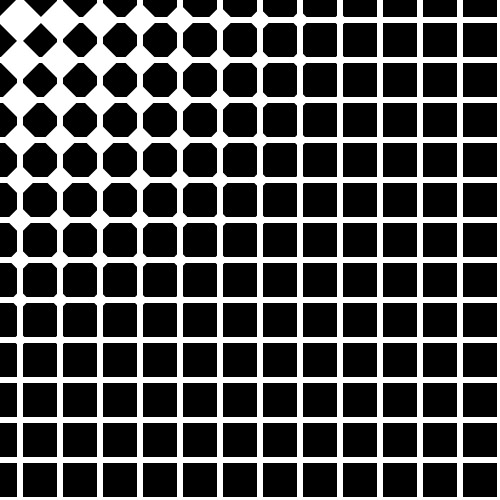
Frame 1 (no input)
Frame 60 (the mouse pressed at the canvas centre just before this capture): identical to frame 1, image omitted
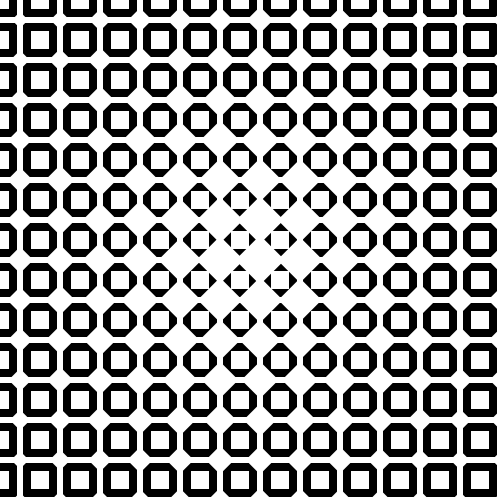
Frame 120 (the mouse held since frame 60 and released just before this capture)

The Processing sketch that drew these frames (run headless with seeded random() and noise(); from frame 60 on, the mouse is pressed at the canvas centre):

// Processing sketch: processing_58109
// ── processing_58109.pde

// Created by Woon Hyun Bae
// Arch 6509 Beyond Measurement: Generative Modeling in Architecture and Urbanism
// Department of Architecture, AAP, Cornell University


void setup() {
  size (500, 500);
  smooth();
  background(255);
}


void draw () {
  // base grid, black represents square blocks ready to be cut
  noStroke();
  for (int x=0;  x < width; x=x+40) {
    for (int y=0; y < height; y=y+40) {
      fill(0);
      rect (x, y, 34, 34);
      rectMode(CENTER);

      // adding offset squares in white in the center of black, representing voids within barcelona blocks
      if (mousePressed) {
        noStroke();
        fill(255);
        rect(x, y, 18, 18);
      }
    }
  }

  // diamonds in white cutting away at black squares, transforms squares to octagons to diamonds
  float d;
  fill(255);
  noStroke();
  // cutting diamonds respond to cursor - further away from cursor, the smaller it becomes
  for (int x=20; x<=width; x+=40) {
    for (int y=20; y<=height; y+=40) {
      d=36-(dist(x, y, mouseX, mouseY)*.075);
      if (d<=0) {
        d=0;
      }
      pushMatrix();

      translate(x, y);
      rotate(PI*.25);
      rect(0, 0, d, d);

      popMatrix();
    }
  }
}
